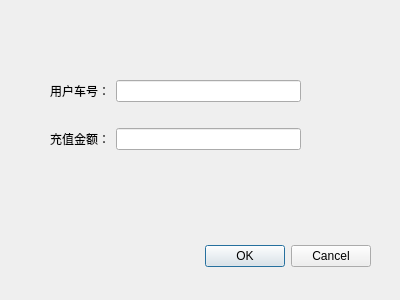
<?xml version="1.0" encoding="UTF-8"?>
<ui version="4.0">
 <class>Recharge</class>
 <widget class="QDialog" name="Recharge">
  <property name="geometry">
   <rect>
    <x>0</x>
    <y>0</y>
    <width>400</width>
    <height>300</height>
   </rect>
  </property>
  <property name="windowTitle">
   <string>用户充值</string>
  </property>
  <widget class="QDialogButtonBox" name="buttonBox">
   <property name="geometry">
    <rect>
     <x>30</x>
     <y>240</y>
     <width>341</width>
     <height>32</height>
    </rect>
   </property>
   <property name="orientation">
    <enum>Qt::Horizontal</enum>
   </property>
   <property name="standardButtons">
    <set>QDialogButtonBox::Cancel|QDialogButtonBox::Ok</set>
   </property>
  </widget>
  <widget class="QWidget" name="layoutWidget">
   <property name="geometry">
    <rect>
     <x>50</x>
     <y>60</y>
     <width>251</width>
     <height>111</height>
    </rect>
   </property>
   <layout class="QVBoxLayout" name="verticalLayout">
    <item>
     <layout class="QHBoxLayout" name="horizontalLayout">
      <item>
       <widget class="QLabel" name="label">
        <property name="text">
         <string>用户车号：</string>
        </property>
       </widget>
      </item>
      <item>
       <widget class="QLineEdit" name="lineEdit_carNum"/>
      </item>
     </layout>
    </item>
    <item>
     <layout class="QHBoxLayout" name="horizontalLayout_2">
      <item>
       <widget class="QLabel" name="label_2">
        <property name="text">
         <string>充值金额：</string>
        </property>
       </widget>
      </item>
      <item>
       <widget class="QLineEdit" name="lineEdit_money"/>
      </item>
     </layout>
    </item>
   </layout>
  </widget>
 </widget>
 <resources/>
 <connections>
  <connection>
   <sender>buttonBox</sender>
   <signal>accepted()</signal>
   <receiver>Recharge</receiver>
   <slot>accept()</slot>
   <hints>
    <hint type="sourcelabel">
     <x>248</x>
     <y>254</y>
    </hint>
    <hint type="destinationlabel">
     <x>157</x>
     <y>274</y>
    </hint>
   </hints>
  </connection>
  <connection>
   <sender>buttonBox</sender>
   <signal>rejected()</signal>
   <receiver>Recharge</receiver>
   <slot>reject()</slot>
   <hints>
    <hint type="sourcelabel">
     <x>316</x>
     <y>260</y>
    </hint>
    <hint type="destinationlabel">
     <x>286</x>
     <y>274</y>
    </hint>
   </hints>
  </connection>
 </connections>
</ui>
